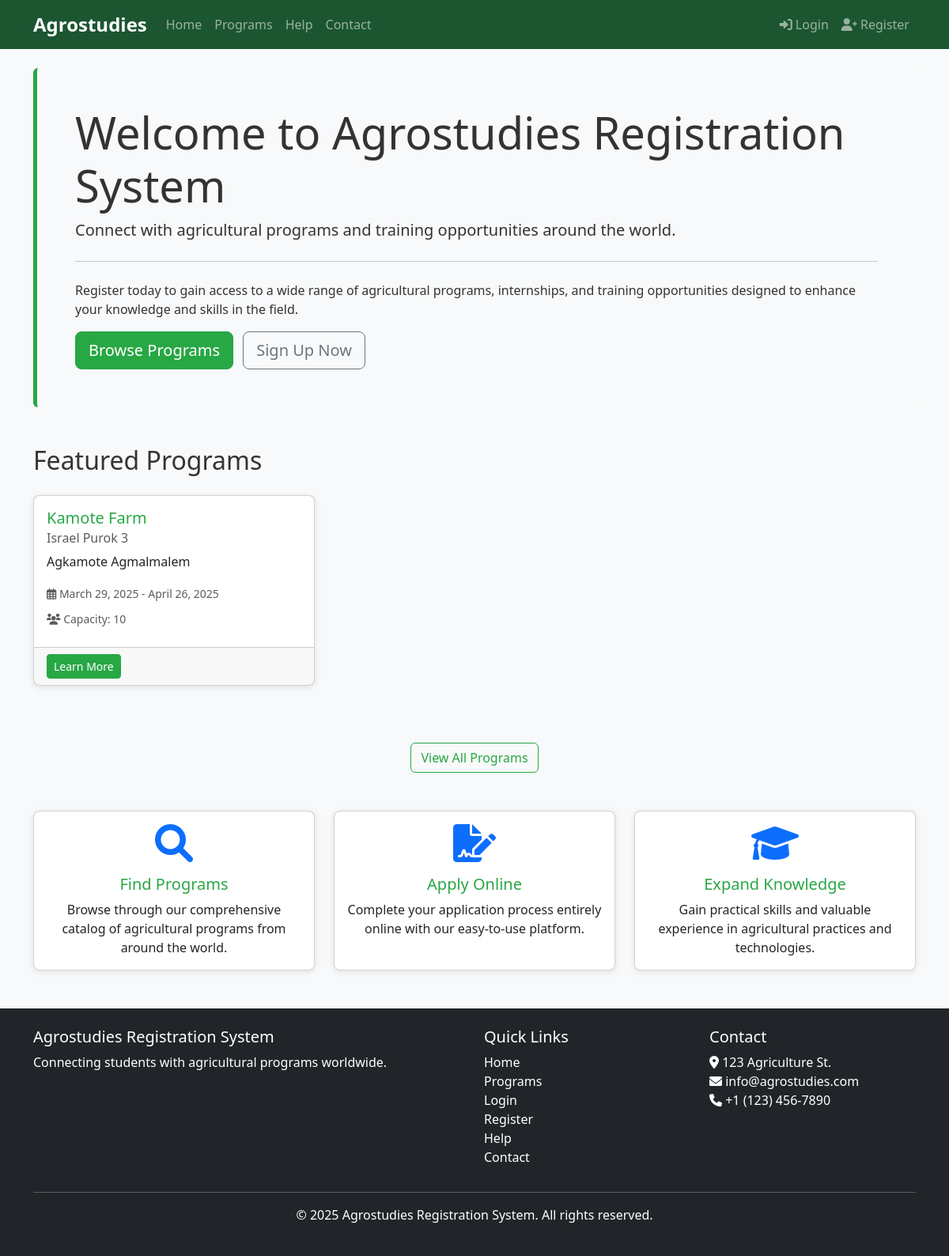
The page / on the database its author committed.
### core/models.py (models this page shows, shortened)
class AgricultureProgram(models.Model):
    title = models.CharField(max_length=200)
    description = models.TextField()
    start_date = models.DateField()
    end_date = models.DateField()
    location = models.CharField(max_length=100)
    capacity = models.PositiveIntegerField()
    created_at = models.DateTimeField(auto_now_add=True)
    updated_at = models.DateTimeField(auto_now=True)

### core/views.py (the view)
# urls.py: path('', views.index, name='index'),
def index(request):
    programs = AgricultureProgram.objects.all().order_by('-start_date')[:5]
    return render(request, 'index.html', {'programs': programs})

### core/context_processors.py (called while the page is built)
def notification_count(request):
    if request.user.is_authenticated:
        unread_count = Notification.objects.filter(user=request.user, read=False).count()
        return {
            'unread_notifications_count': unread_count
        }
    return {
        'unread_notifications_count': 0
    }

### templates/index.html (shortened to what this page needs)
{% extends 'base.html' %}
{% block content %}
<div class="jumbotron bg-light p-5 rounded">
    <h1 class="display-4">Welcome to Agrostudies Registration System</h1>
    <p class="lead">
        Connect with agricultural programs and training opportunities around the world.
    </p>
    <hr class="my-4">
    <p>
        Register today to gain access to a wide range of agricultural programs, internships,
        and training opportunities designed to enhance your knowledge and skills in the field.
    </p>
    <a class="btn btn-primary btn-lg" href="{% url 'program_list' %}" role="button">
        Browse Programs
    </a>
    {% if not user.is_authenticated %}
    <a class="btn btn-outline-secondary btn-lg ms-2" href="{% url 'register' %}" role="button">
        Sign Up Now
    </a>
    {% endif %}
</div>
<div class="row mt-5">
    <div class="col-md-12">
        <h2 class="mb-4">Featured Programs</h2>
    </div>
</div>
<div class="row">
    {% for program in programs %}
    <div class="col-md-4 mb-4">
        <div class="card h-100">
            <div class="card-body">
                <h5 class="card-title">{{ program.title }}</h5>
                <h6 class="card-subtitle mb-2 text-muted">{{ program.location }}</h6>
                <p class="card-text">
                    {{ program.description|truncatewords:20 }}
                </p>
                <div class="mb-2">
                    <small class="text-muted">
                        <i class="far fa-calendar-alt"></i> {{ program.start_date }} - {{ program.end_date }}
                    </small>
                </div>
                <div class="mb-2">
                    <small class="text-muted">
                        <i class="fas fa-users"></i> Capacity: {{ program.capacity }}
                    </small>
                </div>
            </div>
            <div class="card-footer">
                <a href="{% url 'program_detail' program.id %}" class="btn btn-sm btn-primary">Learn More</a>
            </div>
        </div>
    </div>
    {% empty %}
    <div class="col-12">
        <div class="alert alert-info">
            No programs available at the moment. Please check back later.
        </div>
    </div>
    {% endfor %}
</div>
<div class="row mt-5">
    <div class="col-md-12 text-center">
        <a href="{% url 'program_list' %}" class="btn btn-outline-primary">
            View All Programs
        </a>
    </div>
</div>
<div class="row mt-5">
    <div class="col-md-4">
        <div class="card text-center h-100">
            <div class="card-body">
                <i class="fas fa-search fa-3x mb-3 text-primary"></i>
                <h5 class="card-title">Find Programs</h5>
                <p class="card-text">
                    Browse through our comprehensive catalog of agricultural programs from around the world.
                </p>
            </div>
        </div>
    </div>
    <div class="col-md-4">
        <div class="card text-center h-100">
            <div class="card-body">
                <i class="fas fa-file-signature fa-3x mb-3 text-primary"></i>
                <h5 class="card-title">Apply Online</h5>
                <p class="card-text">
                    Complete your application process entirely online with our easy-to-use platform.
                </p>
            </div>
        </div>
    </div>
    <div class="col-md-4">
        <div class="card text-center h-100">
            <div class="card-body">
                <i class="fas fa-graduation-cap fa-3x mb-3 text-primary"></i>
                <h5 class="card-title">Expand Knowledge</h5>
                <p class="card-text">
                    Gain practical skills and valuable experience in agricultural practices and technologies.
                </p>
            </div>
        </div>
    </div>
</div>
{% endblock %}

### static/css/main.css (style rules this page uses)
body { font-family: 'Segoe UI', Tahoma, Geneva, Verdana, sans-serif; background-color: #f8f9fa; color: #333; }
a { color: #28a745; text-decoration: none; }
.btn-primary { background-color: #28a745; border-color: #28a745; }
.btn-outline-primary { color: #28a745; border-color: #28a745; }
.card { border-radius: 8px; box-shadow: 0 2px 8px rgba(0,0,0,0.1); transition: transform 0.3s ease; }
.card-title { color: #28a745; }
.jumbotron { background-color: #e9f9ef; border-left: 5px solid #28a745; }

### rows shown on the page
AgricultureProgram: title "Kamote Farm", location "Israel Purok 3", description "Agkamote Agmalmalem", start_date "March 29, 2025", end_date "April 26, 2025", capacity "10"
